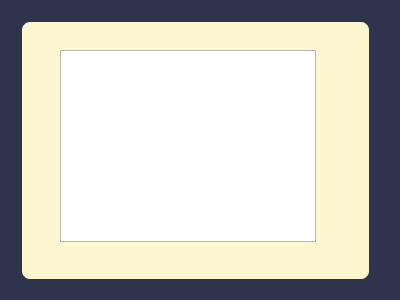
<?xml version="1.0" encoding="UTF-8"?>
<ui version="4.0">
 <class>Dialog2</class>
 <widget class="QDialog" name="Dialog2">
  <property name="geometry">
   <rect>
    <x>0</x>
    <y>0</y>
    <width>400</width>
    <height>300</height>
   </rect>
  </property>
  <property name="windowTitle">
   <string>Dialog</string>
  </property>
  <widget class="QLabel" name="label">
   <property name="geometry">
    <rect>
     <x>-30</x>
     <y>0</y>
     <width>461</width>
     <height>301</height>
    </rect>
   </property>
   <property name="styleSheet">
    <string notr="true">color: rgb(46, 52, 76);
background-color: rgb(46, 52, 76);</string>
   </property>
   <property name="text">
    <string>TextLabel</string>
   </property>
  </widget>
  <widget class="QLabel" name="label_3">
   <property name="geometry">
    <rect>
     <x>20</x>
     <y>20</y>
     <width>351</width>
     <height>261</height>
    </rect>
   </property>
   <property name="styleSheet">
    <string notr="true">QLabel {
    border-radius: 10px; /* Adjust the value for roundness */
   background-color: rgb(253, 246, 208); /* Optional background color */
}
QLabel {
    border: 2px solid #2E344C;  /* Border color */
    padding: 5px;               /* Optional: Adds space inside the label */
}
</string>
   </property>
   <property name="text">
    <string/>
   </property>
  </widget>
  <widget class="QTableView" name="tableView">
   <property name="geometry">
    <rect>
     <x>60</x>
     <y>50</y>
     <width>256</width>
     <height>192</height>
    </rect>
   </property>
  </widget>
 </widget>
 <resources/>
 <connections/>
</ui>
